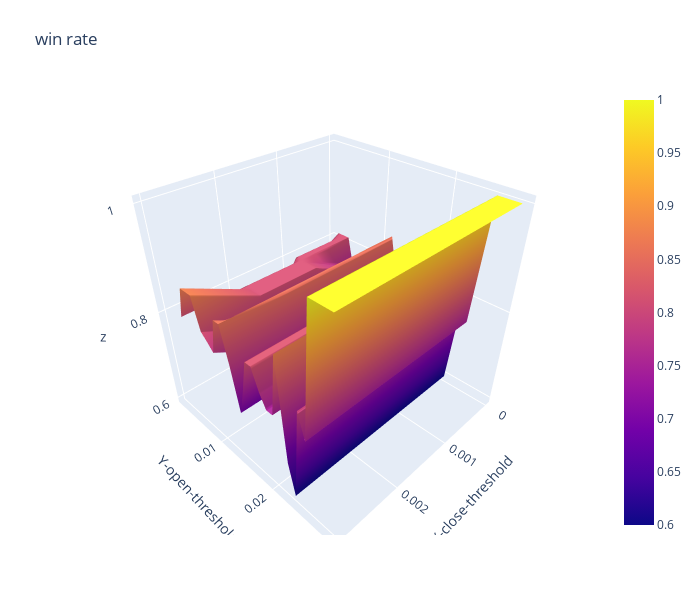

Notebook cell for this chart:
### Code cell
import plotly.graph_objects as go

x_data = df_win_rate.columns.to_list() # close threshold

y_data = df_win_rate.index.to_list() # open threshold

z_data = df_win_rate.copy(deep=True) # win rate

fig = go.Figure(data=[go.Surface(z=z_data.values,x=x_data,y=y_data)])

fig.update_layout(title="win rate", # 标题
                  autosize=False,  # 尺度自动缩放
                  width=700,  # 长宽
                  height=600,
                  margin=dict(l=65,r=50,b=65,t=90),  # 4个位置的距离
                  scene=dict(xaxis_title='X-close-threshold',yaxis_title='Y-open-threshold')
                 )

fig.show()

### Figure 1 — Plotly figure (JSON) as saved in the notebook; plotly's stock layout.template omitted (floating-point values rounded to 4 significant figures)
{"data": [{"type": "surface", "x": [0, 0.001, 0.002, 0.003], "y": [0.001, 0.002, 0.003, 0.004, 0.005, 0.006, 0.007, 0.008, 0.009, 0.01, 0.011, 0.012, 0.013, 0.014, 0.015, 0.016, 0.017, 0.018, 0.019, 0.02, 0.021, 0.022, 0.023, 0.024, 0.025, 0.026, 0.027, 0.028, 0.029], "z": [[0.8125, null, null, null], [0.8125, 0.75, null, null], [0.8125, 0.8125, 0.625, null], [0.8125, 0.8125, 0.8125, 0.8125], [0.75, 0.8125, 0.8125, 0.875], [0.75, 0.8125, 0.8125, 0.875], [0.75, 0.8125, 0.8125, 0.875], [0.6875, 0.75, 0.75, 0.8125], [0.6667, 0.7333, 0.7333, 0.8], [0.6429, 0.7143, 0.7143, 0.7857], [0.7143, 0.7857, 0.7857, 0.8571], [0.8571, 0.8571, 0.8571, 0.8571], [0.7857, 0.7857, 0.7857, 0.7857], [0.6923, 0.6923, 0.6923, 0.6923], [0.75, 0.75, 0.75, 0.75], [0.8182, 0.8182, 0.8182, 0.8182], [0.8182, 0.8182, 0.8182, 0.8182], [0.7778, 0.7778, 0.7778, 0.7778], [0.75, 0.75, 0.75, 0.75], [0.75, 0.75, 0.75, 0.75], [0.875, 0.875, 0.875, 0.875], [0.6667, 0.6667, 0.6667, 0.6667], [0.6, 0.6, 0.6, 0.6], [0.8, 0.8, 0.8, 0.8], [0.75, 0.75, 0.75, 0.75], [1, 1, 1, 1], [1, 1, 1, 1], [1, 1, 1, 1], [1, 1, 1, 1]]}], "layout": {"autosize": false, "height": 600, "margin": {"b": 65, "l": 65, "r": 50, "t": 90}, "scene": {"xaxis": {"title": {"text": "X-close-threshold"}}, "yaxis": {"title": {"text": "Y-open-threshold"}}}, "title": {"text": "win rate"}, "width": 700}}
